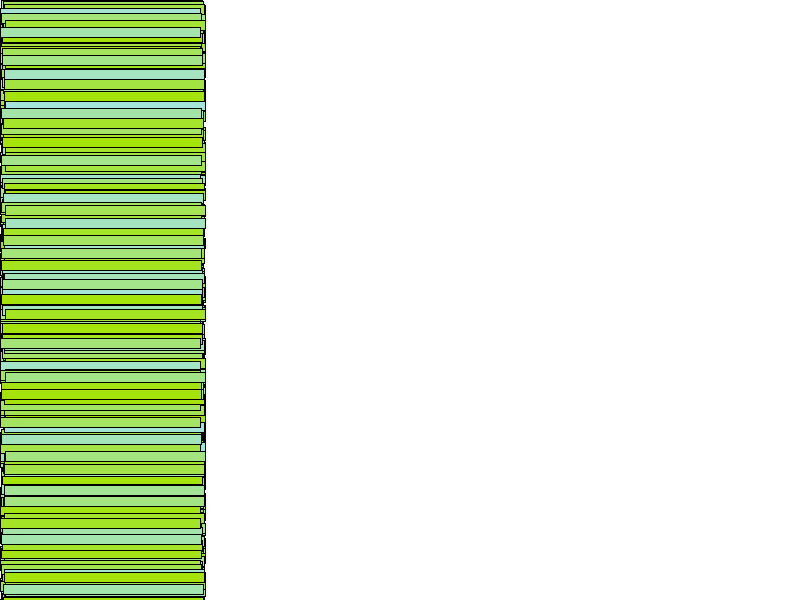
Frame 1 (no input)
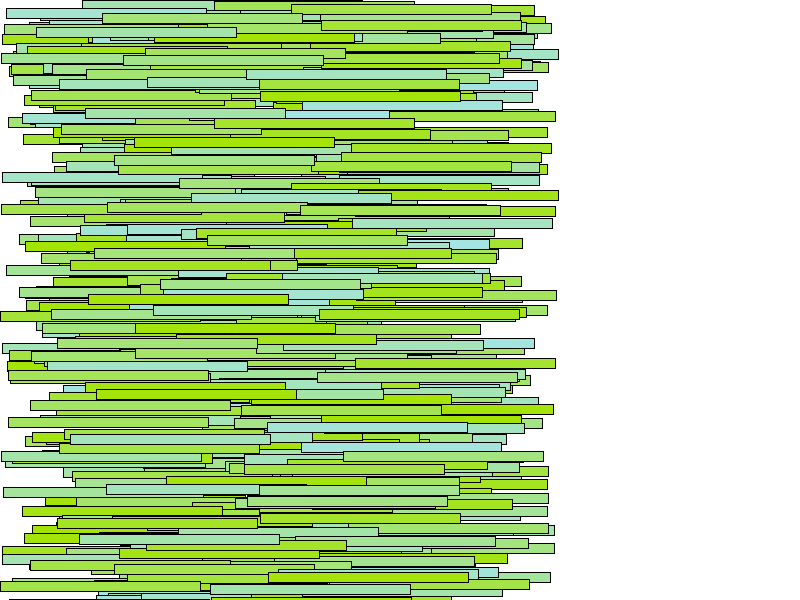
Frame 60 (the mouse pressed at the canvas centre just before this capture)
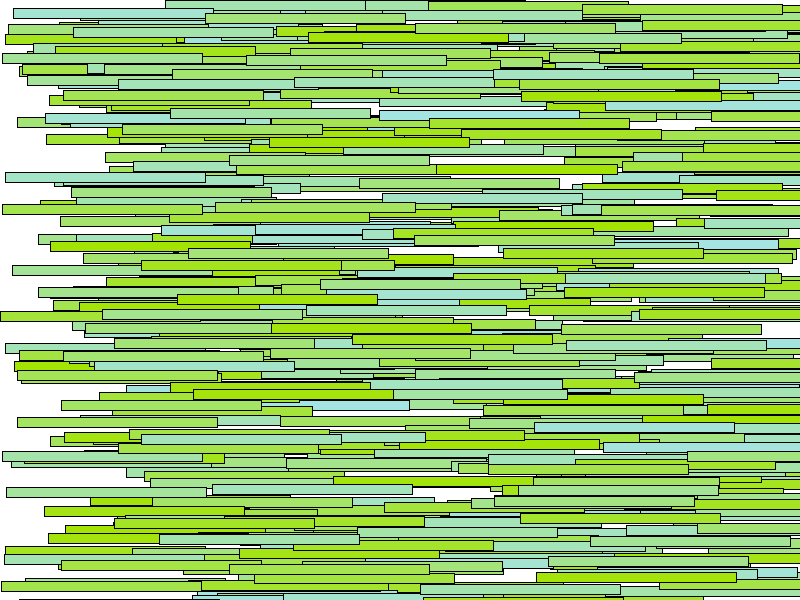
Frame 120 (the mouse held since frame 60 and released just before this capture)

The Processing sketch that drew these frames (run headless with seeded random() and noise(); from frame 60 on, the mouse is pressed at the canvas centre):

// Processing sketch: processing_30645
// ── processing_30645.pde


Car[] carros; 
 
int num;

void setup(){
  size (800,600); 
   
  num = 600; 
  carros = new Car[num]; 
  
  for ( int i =0; i< num; i++){
      carros[i] = new Car ( 0, random (height), random (6));
  }
  
}

void draw(){
  background(255);
  
  
   for ( int i =0; i< num; i++){
     
     carros[i].drive();
      carros[i].display();
      
  }

}


 
class Car{
  
  float r,g,b; 
  float xpos; 
  float ypos; 
  float xspeed; 
  
  
  Car ( int t_xpos, float t_ypos, float t_xspeed  ){
    
   xpos = t_xpos; 
   ypos = t_ypos; 
   xspeed = t_xspeed; 
   r = (164); 
   g = (228); 
   b = random(229); 
  
  }
  
  
  void drive (){
    
    xpos = xpos + xspeed; 
    if ( xpos > width){
     xpos = 0; 
     ypos = (int) random(height); 
     r = (231); 
     g = random(250); 
     b = (114); 
    }
    
  }
  
  
  void display (){
    
    fill(r,g,b); 
    rect (xpos, ypos, 200, 10); 
  
  }
  
}
